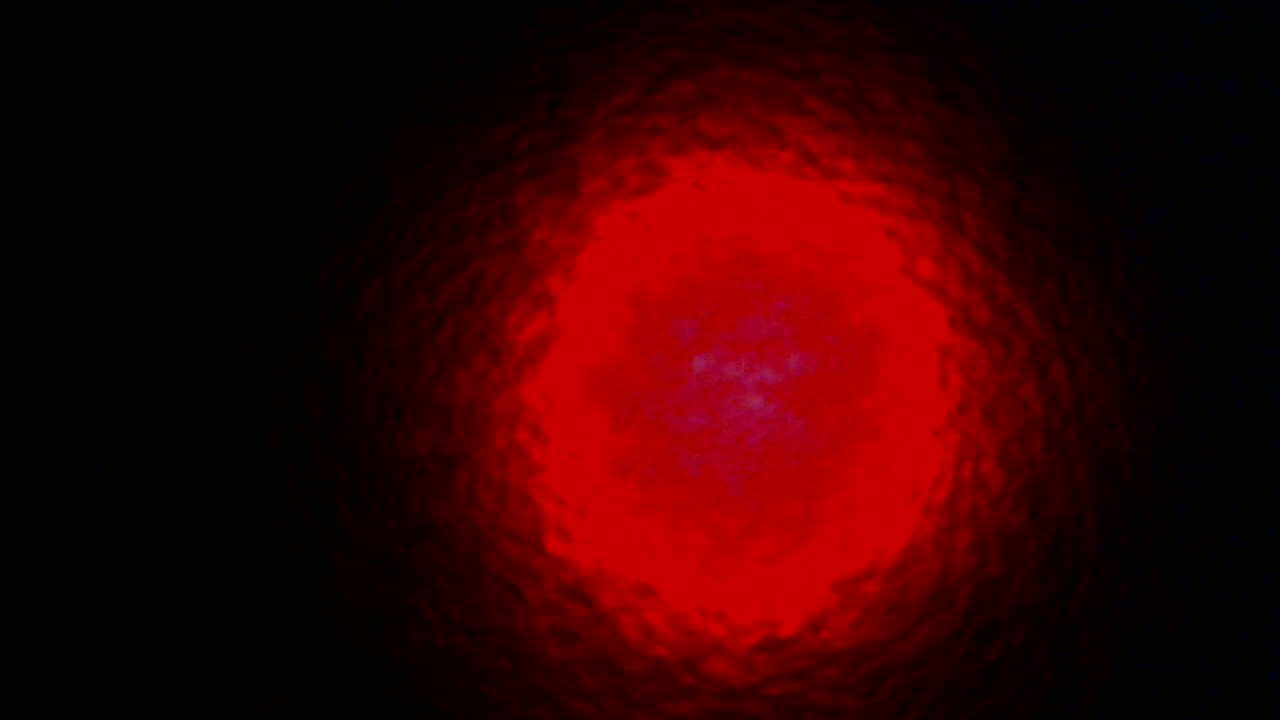
#> input picture 04_Gaußstrahlen/data/TM00_secondone.jpg, 1280 x 720 px, found by its file name
$ python image.py
#> lines starting #> are read from the running program, lines starting #| are printed output that depends on the picture; long printed decimals are rounded
from matplotlib.colors import LinearSegmentedColormap
from mpl_toolkits.axes_grid1 import make_axes_locatable
from scipy.special import hermite

from Source import *
import os
from scipy.signal import argrelextrema, medfilt
from PIL import Image
# Define a Gaussian function to fit the data

#%%
def gauss(x, A, mu, sigma):
    return A * np.exp(-(x-mu)**2 / (2*sigma**2))

# Define a function for the Gauss-Hermite polynomial
def hermite_poly(n, x):
    Hn = hermite(n, monic=True)
    return Hn(x)

# Define the Gauss-Hermite function for fitting
def gauss_hermite1(x, A, x0, sigma):
    # Use the hermite_poly function for the Hermite polynomial part
    return A * np.exp(-(x-x0)**2 / (2*sigma**2)) * (hermite_poly(1, (x-x0)/sigma))**2


def gauss_hermite2(x, A, x0, sigma):
    # Use the hermite_poly function for the Hermite polynomial part
    return A * np.exp(-(x-x0)**2 / (2*sigma**2)) * (hermite_poly(2, (x-x0)/sigma))**2


def gauss_hermiten(x, A, x0, sigma, n):
    # Use the hermite_poly function for the Hermite polynomial part
    return A * np.exp(-(x-x0)**2 / (2*sigma**2)) * (hermite_poly(n, (x-x0)/sigma))**2

# Load the image
image_names =  ['TM00_secondone.jpg', 'TM01.jpg', 'WIN_20240410_11_25_21_Pro.jpg', 'WIN_20240410_11_16_59_Pro.jpg']  # Replace with your image path
fig, ax = plt.subplots(2, 2, figsize=(10, 8), gridspec_kw={'hspace': 0.}, sharex=True, sharey=True)

# increase label font size
plt.rc('xtick', labelsize=20)
plt.rc('ytick', labelsize=20)

for (i, name) in enumerate(image_names):
    image = Image.open(f"/home/taco/Documents/fp1/04_Gaußstrahlen/data/{name}")
#> image is the input picture: PIL image 1280x720 RGB; mean R, G, B 53.6, 1, 1.3

    original_image = np.asarray(image)
    # Convert image to grayscale
    gray_image = image.convert('L')
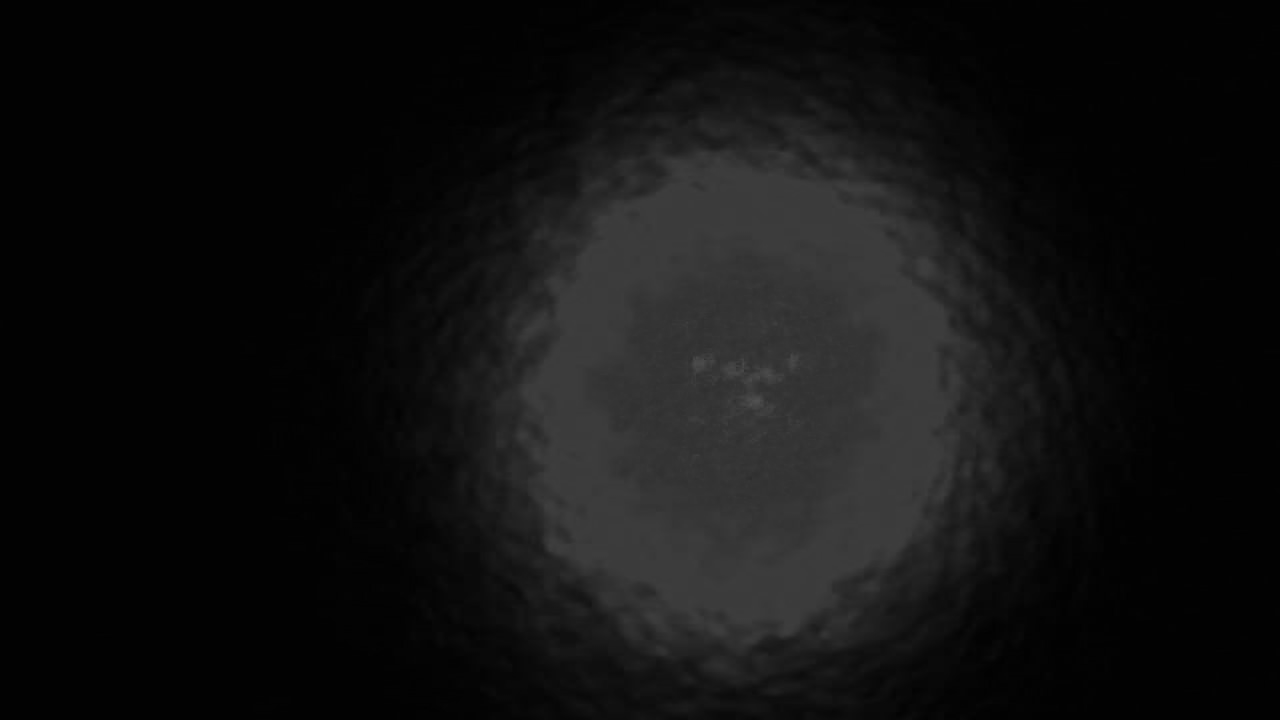
#> gray_image: PIL image 1280x720 L; min 1, max 81, mean 16.8

    # Convert the grayscale image to a numpy array
    image_array = np.array(gray_image) - np.min(np.array(gray_image))

    # Sum the intensity of each column change axis to 1 if row is needed
    column_intensity = image_array.sum(axis=0)
#> column_intensity = 1280 values, max 31601 at index 751, min 717 at index 1247, mean 11393.1


    min_intensity_column = np.min(column_intensity)
#> min_intensity_column = 717
    max_intensity_column = np.max(column_intensity)
#> max_intensity_column = 31601
    column_intensity = (column_intensity - min_intensity_column) / (max_intensity_column - min_intensity_column)
#> column_intensity = 1280 values, max 1 at index 751, min 0 at index 1247, mean 0.346

    # Get the number of the column for each sum
    columns = np.arange(len(column_intensity))
#> columns = 1280 values from 0 to 1279

    column_intensity_x = image_array.sum(axis=0) / max(image_array.sum(axis=0))
#> column_intensity_x = 1280 values, max 1 at index 751, min 0.0227 at index 1247, mean 0.361
    column_intensity_y = image_array.sum(axis=1) / max(image_array.sum(axis=1))
#> column_intensity_y = 720 values, max 1 at index 375, min 0.0632 at index 3, mean 0.648

    # fig, ax = plt.subplots(figsize=(10, 6))
    ax[i%2, i//2].set_aspect(1.)

    # ====== prep axes
    divider = make_axes_locatable(ax[i%2, i//2])
    # below height and pad are in inches
    ax_histx = divider.append_axes("top", 0.5, pad=0.1, sharex=ax[i%2, i//2])
    ax_histy = divider.append_axes("right", 0.5, pad=0.1, sharey=ax[i%2, i//2])

    ax[i%2, i//2].tick_params(which='both', top=False, right=False)
    ax[i%2, i//2].tick_params(which='both', direction="out")

    for axis in [ax_histx, ax_histy]:
        # remove spines
        axis.spines['top'].set_visible(False)
        axis.spines['right'].set_visible(False)
        # remove ticks
        axis.tick_params(axis='both', which='both', bottom=False, top=False, left=False, right=False, labelbottom=False, labeltop=False, labelleft=False, labelright=False)

    ax_histy.spines['bottom'].set_visible(False)
    ax_histx.spines['left'].set_visible(False)


    # ====== plot
    if i in [0, 1, 3]:
        poptx, pcovx = curve_fit(gauss, np.arange(len(column_intensity_x)), column_intensity_x)
#> poptx = [1.08, 740.7, 173]; pcovx = [[1.71e-05, -5.87e-07, -0.00183], [-5.87e-07, 0.589, 0.000209], [-0.00183, 0.000209, 0.59]]
        ax_histx.plot(gauss(np.arange(len(column_intensity_x)), *poptx), color='crimson', lw=2)
    else:
        poptx, pcovx = curve_fit(gauss_hermite1, np.arange(len(column_intensity_x)), column_intensity_x, p0=[1.5, 800, 150])
        print(poptx)
        # ax_histx.plot(gauss_hermite(np.arange(len(column_intensity_x)), *poptx), color='crimson', lw=2)
        ax_histx.plot(gauss_hermite1(np.arange(len(column_intensity_x)), *poptx), color='crimson', lw=2)
    if i in [0, 2]:
        popty, pcovy = curve_fit(gauss, np.arange(len(column_intensity_y)), column_intensity_y)
#> popty = [1.04, 396.6, 192.7]; pcovy = [[2.38e-05, -0.000213, -0.00354], [-0.000213, 1.11, 0.116], [-0.00354, 0.116, 1.41]]
        ax_histy.plot(gauss(np.arange(len(column_intensity_y)), *popty), np.arange(len(column_intensity_y)), color='crimson', lw=2)
    elif i == 1:
        popty, pcovy = curve_fit(gauss_hermite1, np.arange(len(column_intensity_y)), column_intensity_y, p0=[1, 400, 150])
        print(popty)
        ax_histy.plot(gauss_hermite1(np.arange(len(column_intensity_y)), *popty), np.arange(len(column_intensity_y)), color='crimson', lw=2)
    else:
        popty, pcovy = curve_fit(gauss_hermite2, np.arange(len(column_intensity_y)), column_intensity_y, p0=[1, 400, 150])
        print(popty)
        ax_histy.plot(gauss_hermite2(np.arange(len(column_intensity_y)), *popty), np.arange(len(column_intensity_y)), color='crimson', lw=2)


    ax[i%2, i//2].imshow(original_image, extent=[0, original_image.shape[1], 0, original_image.shape[0]])

    ax_histx.scatter(np.arange(len(column_intensity_x)), column_intensity_x, color='black', s=15)
    ax_histy.scatter(column_intensity_y, np.arange(len(column_intensity_y)), color='black', s=15)

    if i == 0:
        ax_histx.set_title("$\mathrm{TEM}_{00}$ mode", pad=15, fontsize=20)
    elif i == 1:
        ax_histx.set_title("$\mathrm{TEM}_{01}$ mode", pad=15, fontsize=20)
    elif i == 2:
        ax_histx.set_title("$\mathrm{TEM}_{10}$ mode", pad=15, fontsize=20)
    elif i == 3:
        ax_histx.set_title("$\mathrm{TEM}_{02}$ mode", pad=15, fontsize=20)
#> pass 2 of the loop `for (i, name) in enumerate(image_names):`:
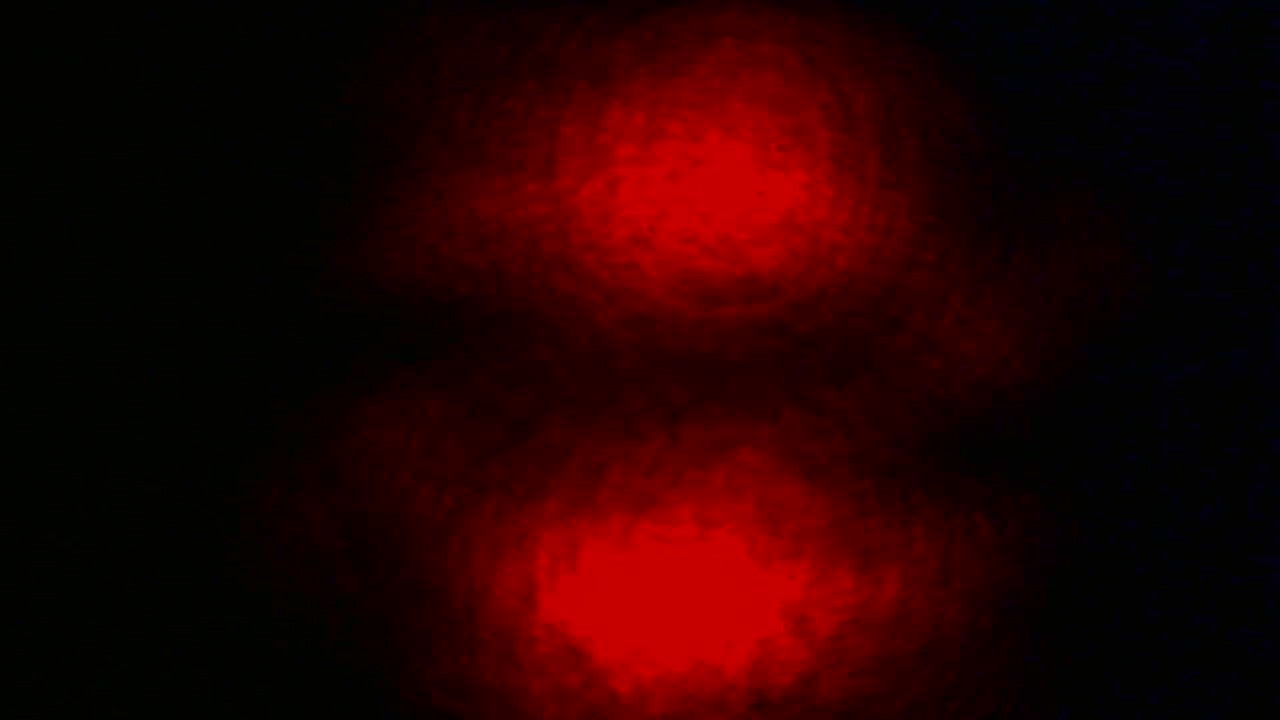
#> input picture 04_Gaußstrahlen/data/TM01.jpg, 1280 x 720 px, found by its file name
#> image is the input picture: PIL image 1280x720 RGB; mean R, G, B 38.7, 1.1, 1
#> `gray_image = image.convert('L')`:
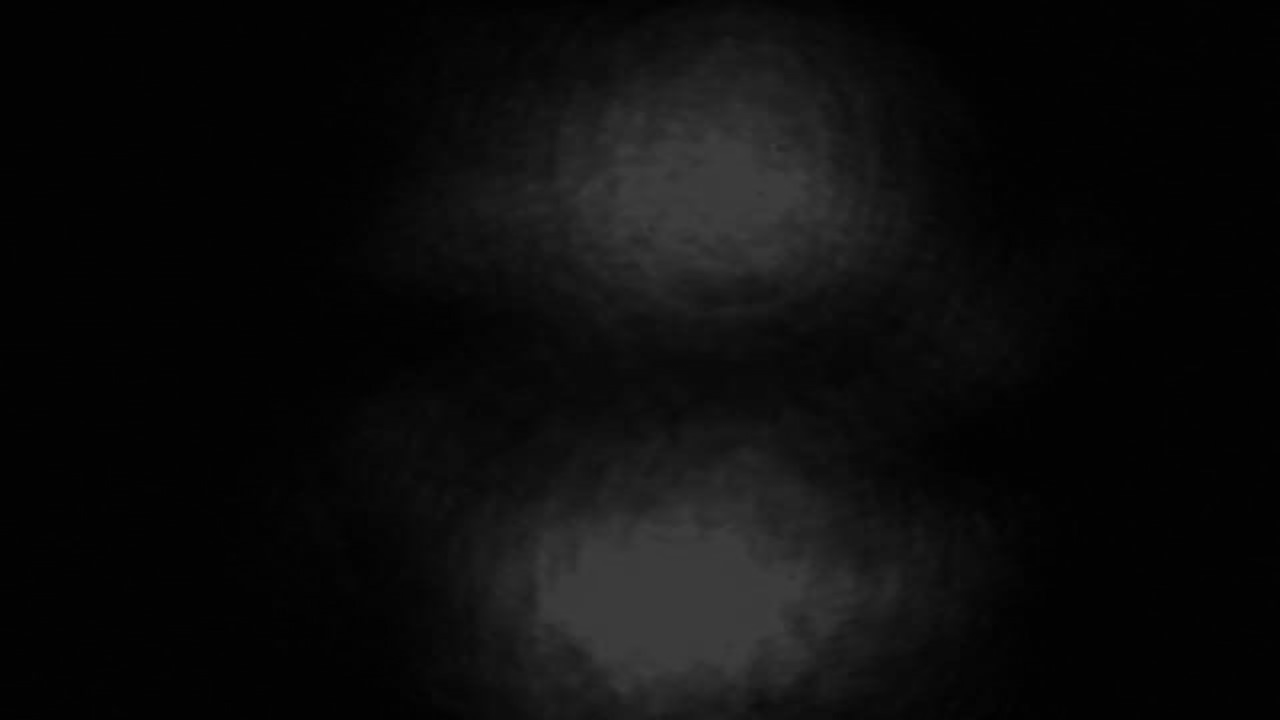
#> gray_image: PIL image 1280x720 L; min 1, max 62, mean 12.3
#> `column_intensity = image_array.sum(axis=0)`: column_intensity = 1280 values, max 27976 at index 734, min 733 at index 213, mean 8148.2
#> min_intensity_column = 733
#> max_intensity_column = 27976
#> `column_intensity = (column_intensity - min_intensity_column) / (max_in..`: column_intensity = 1280 values, max 1 at index 734, min 0 at index 213, mean 0.272
#> column_intensity_x = 1280 values, max 1 at index 734, min 0.0262 at index 213, mean 0.291
#> column_intensity_y = 720 values, max 1 at index 584, min 0.103 at index 0, mean 0.579
#> `poptx, pcovx = curve_fit(gauss, np.arange(len(column_intensity_x)), co..`: poptx = [1.01, 692.3, -142.8]; pcovx = [[2.23e-06, -7.37e-11, 0.000211], [-7.37e-11, 0.0599, -2.46e-08], [0.000211, -2.46e-08, 0.0599]]
#> `popty, pcovy = curve_fit(gauss_hermite1, np.arange(len(column_intensit..`: popty = [1.27, 389.9, 132.2]; pcovy = [[6.49e-05, 6.74e-06, -0.00126], [6.74e-06, 0.585, 0.0335], [-0.00126, 0.0335, 0.319]]
#| [  1.271 389.921 132.217]
#> pass 3 of the loop `for (i, name) in enumerate(image_names):`:
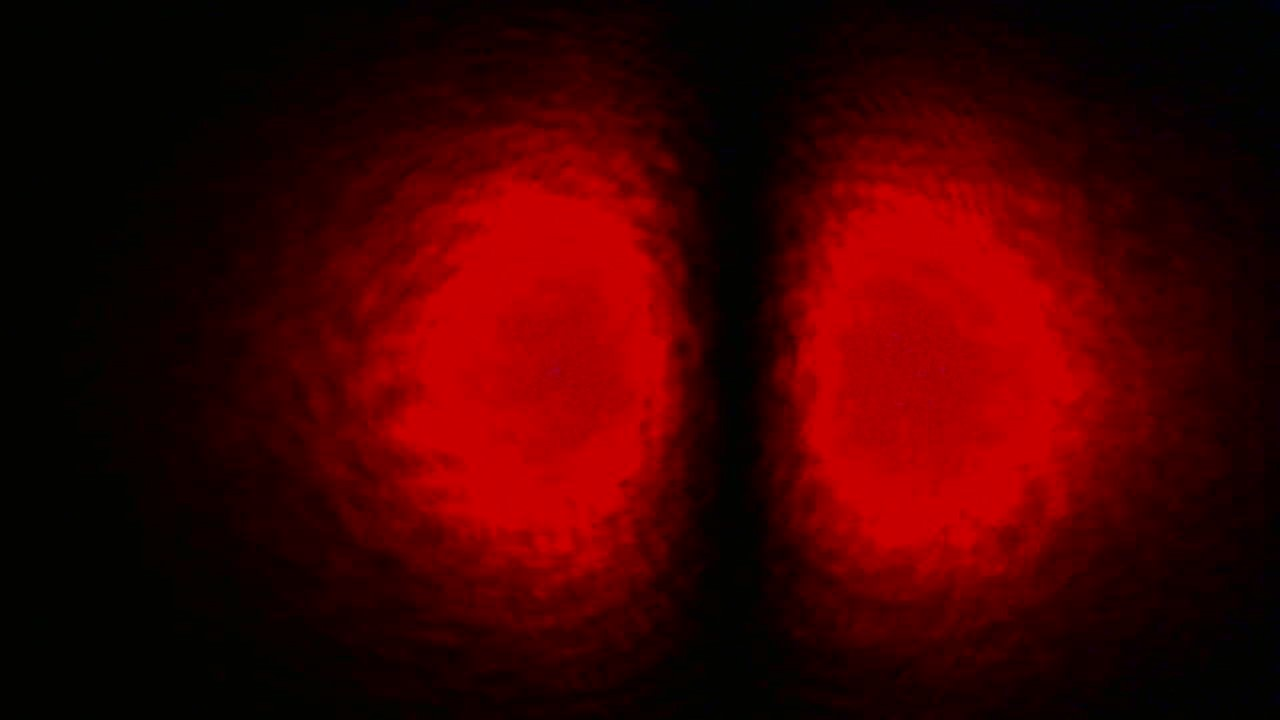
#> input picture 04_Gaußstrahlen/data/WIN_20240410_11_25_21_Pro.jpg, 1280 x 720 px, found by its file name
#> image is the input picture: PIL image 1280x720 RGB; mean R, G, B 63.4, 0.7, 0.5
#> `gray_image = image.convert('L')`:
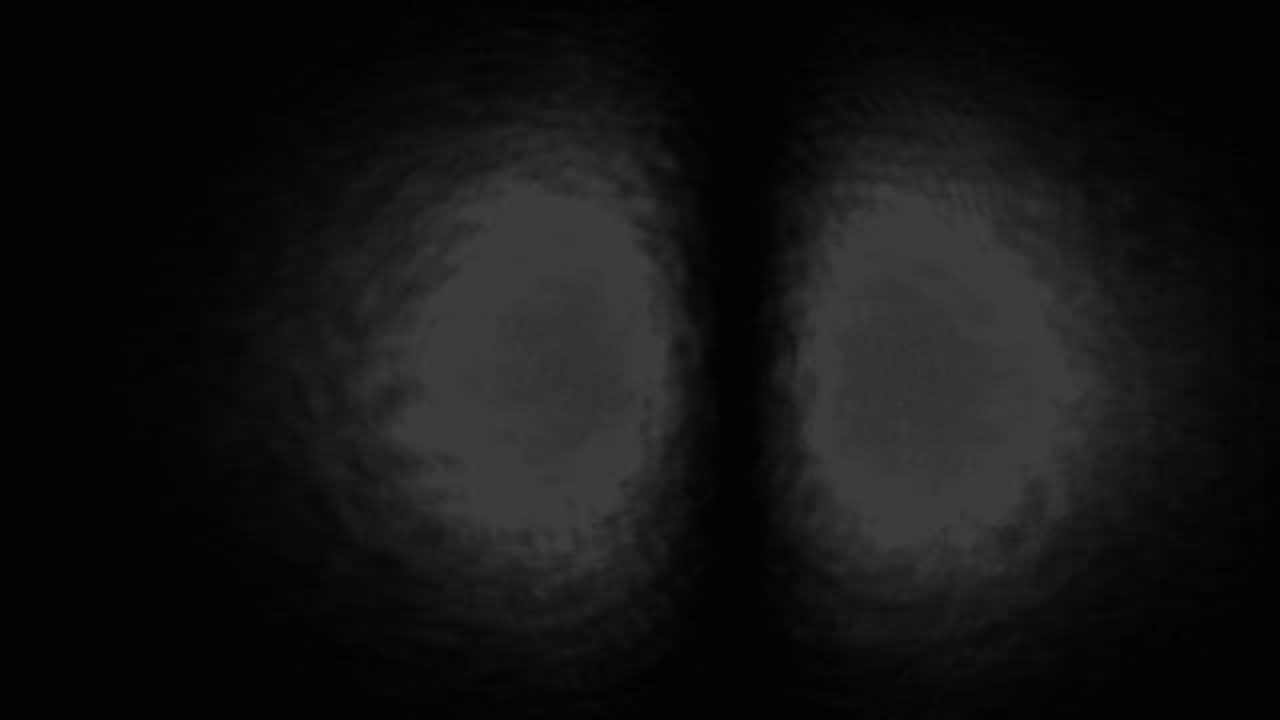
#> gray_image: PIL image 1280x720 L; min 1, max 62, mean 19.4
#> `column_intensity = image_array.sum(axis=0)`: column_intensity = 1280 values, max 27547 at index 560, min 720 at index 0, mean 13248.9
#> min_intensity_column = 720
#> max_intensity_column = 27547
#> `column_intensity = (column_intensity - min_intensity_column) / (max_in..`: column_intensity = 1280 values, max 1 at index 560, min 0 at index 0, mean 0.467
#> column_intensity_x = 1280 values, max 1 at index 560, min 0.0261 at index 0, mean 0.481
#> column_intensity_y = 720 values, max 1 at index 366, min 0.0416 at index 4, mean 0.575
#> `poptx, pcovx = curve_fit(gauss_hermite1, np.arange(len(column_intensit..`: poptx = [1.54, 735.3, 145.3]; pcovx = [[6.75e-05, -4.55e-07, -0.00116], [-4.55e-07, 0.468, 0.000142], [-0.00116, 0.000142, 0.218]]
#| [  1.541  735.290 145.287]
#> `popty, pcovy = curve_fit(gauss, np.arange(len(column_intensity_y)), co..`: popty = [1.06, 368.1, 161.4]; pcovy = [[1.65e-05, -1.19e-05, -0.00177], [-1.19e-05, 0.504, 0.00463], [-0.00177, 0.00463, 0.548]]
#> the loop made 4 passes; the first 3 are shown

ax[1, 0].set_xlabel("pixel")
ax[1, 1].set_xlabel("pixel")
ax[0, 0].set_ylabel("pixel", labelpad=15)
ax[1, 0].set_ylabel("pixel", labelpad=15)

#> (the run stopped early here; a loop or call above may not have finished)
